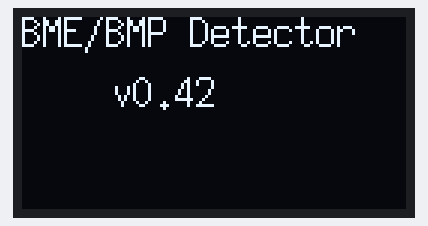
Simulated run of this program. Board: ESP8266 (Wemos D1 mini). Shown: 128×64 one-colour display. What the program prints to the serial monitor is not drawn.

Above: at 0.1 s.
At 2.1 s:
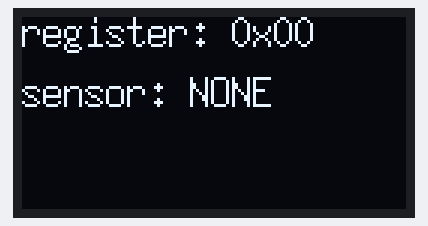

The program:

main.cpp
```cpp
#include <U8g2lib.h>
#include <stdint.h>
#include "SparkFunBME280.h"
//Library allows either I2C or SPI, so include both.
#include "Wire.h"

U8G2_SH1106_128X64_NONAME_F_HW_I2C u8g2(U8G2_R0, /* reset=*/ U8X8_PIN_NONE, /* clock=*/ 5, /* data=*/ 4);
BME280 bmeSensor;
char buf[512];

void setup()
{
  bmeSensor.settings.commInterface = I2C_MODE;
  bmeSensor.settings.I2CAddress = 0x76;
  bmeSensor.settings.runMode = 3; //Normal mode

  Serial.begin(115200);
  Serial.print("Program Started\n");

  // --- Display ---
  u8g2.begin();
  u8g2.clearBuffer();
  u8g2.setFont(u8g2_font_7x14_mf);
  u8g2.drawStr(0,10, "BME/BMP Detector");
  u8g2.drawStr(30,30, "v0.42");
  u8g2.sendBuffer();
  delay(2000);

}

void loop() {
  delay(5);  //Make sure sensor had enough time to turn on. BME280 requires 2ms to start up claims sparkfun
  bmeSensor.begin();
  Serial.print("register 0xD0: 0x");
  int sensorType = bmeSensor.readRegister(0xD0);
  Serial.println(sensorType, HEX);

  u8g2.clearBuffer();
  sprintf(buf, "register: 0x%02X", sensorType);
  u8g2.drawStr(0,10, buf);
  switch(sensorType) {
    case 0x00:
      sprintf(buf, "sensor: NONE");
      break;
    case 0x58:
      sprintf(buf, "sensor: BMP");
      break;
    case 0x60:
      sprintf(buf, "temp: %f", bmeSensor.readTempC());
      u8g2.drawStr(0,50, buf);

      sprintf(buf, "sensor: BME");
      break;
    default:
      sprintf(buf, "sensor: UNKNOWN");
      break;
  }

  u8g2.drawStr(0,30, buf);
  u8g2.sendBuffer();
  delay(100);
}
```
